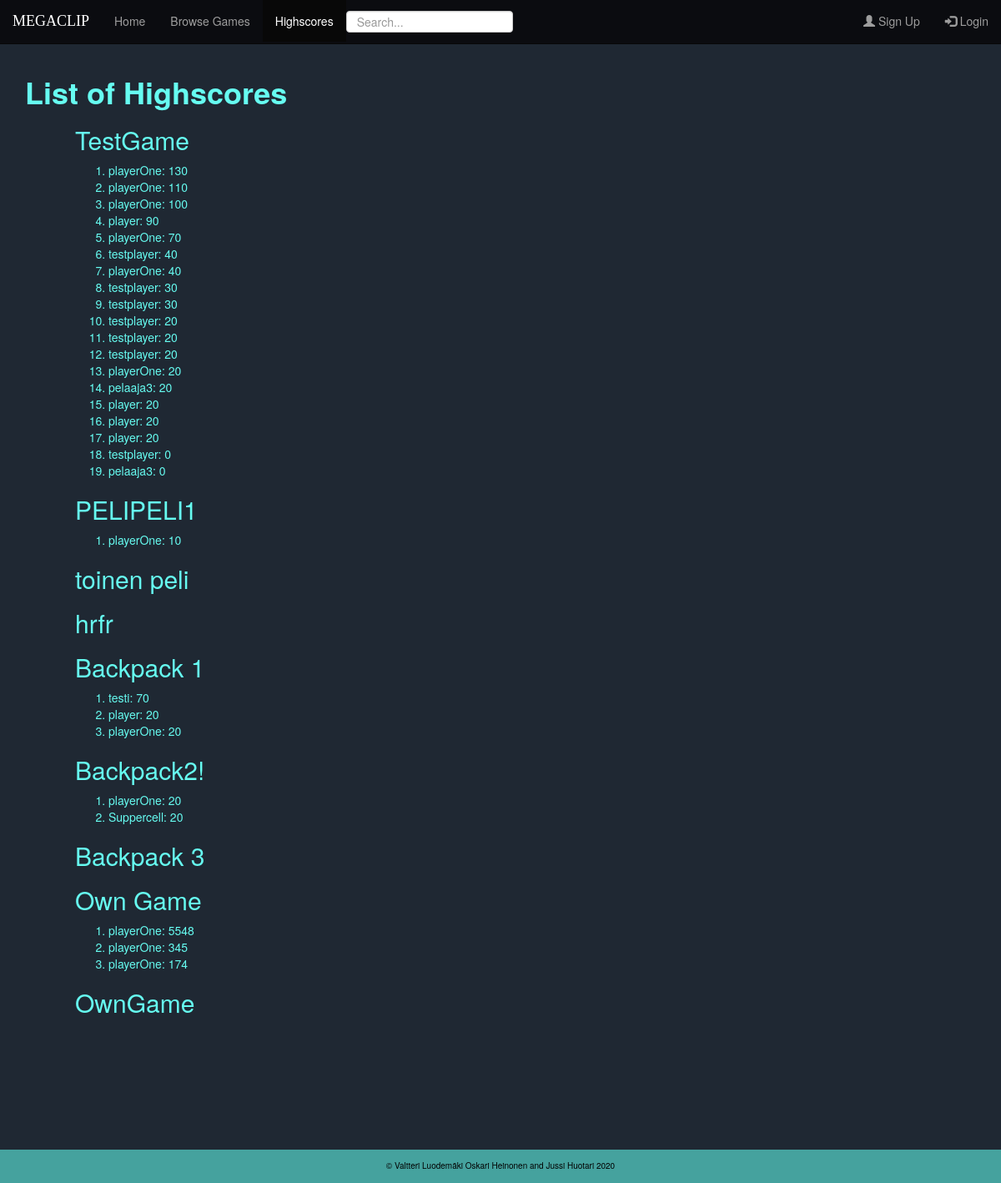
The app's page /highscores/, older data.
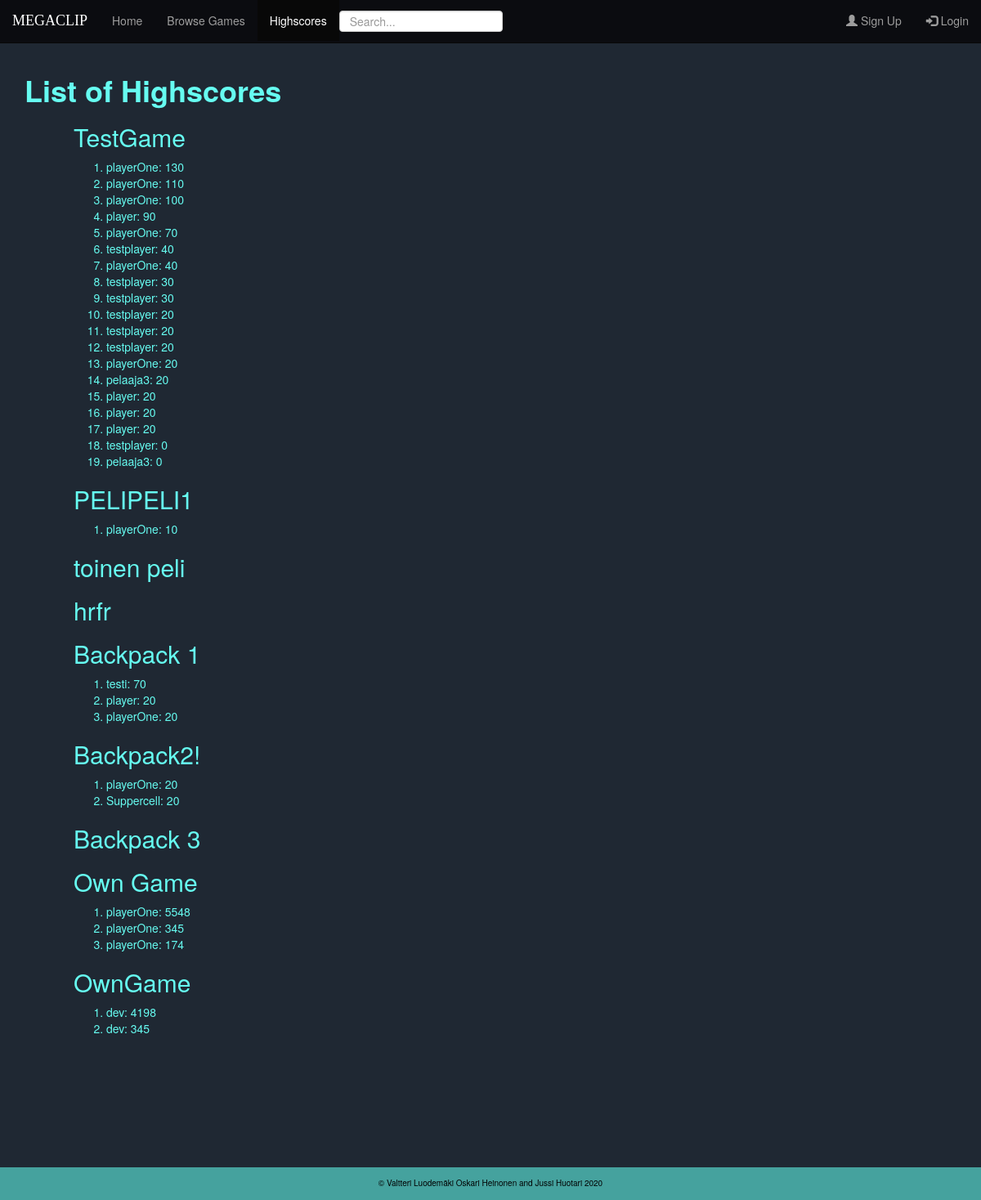
The same page, newer data.
### gamestore/models.py (models this page shows, shortened)
class Game(models.Model):
    name = models.CharField(max_length=255, primary_key=True, unique=True)
    url = models.URLField(max_length=255)
    price = models.DecimalField(max_digits=20, decimal_places=2)
    developer = models.ForeignKey('users.CustomUser', on_delete=models.CASCADE, null=True)

class Highscore(models.Model):
    id = models.AutoField(primary_key=True)
    game = models.ForeignKey(Game, on_delete=models.CASCADE)
    player = models.ForeignKey('users.CustomUser', on_delete=models.CASCADE)
    score = models.IntegerField()
    def __str__(self):
        return self.player.username + ": " + str(self.score)

### users/models.py (models this page shows, shortened)
class CustomUser(AbstractUser):
    usertype = models.CharField(max_length=10,default="['player']")
    games = models.ManyToManyField('gamestore.Game')
    test = models.CharField(max_length=10, choices=usertypes)

### gamestore/views.py (the view)
# urls.py: path('highscores/',HighscoreListView.as_view(),name='highscores' ), #domain/highscores = list of all highscores
class HighscoreListView(ListView):
    model = Highscore
    template_name = 'gamestore/highscores.html'
    context_object_name = 'highscores'
    def get_context_data(self, **kwargs):
        context = super(HighscoreListView, self).get_context_data(**kwargs)
        context.update({
            'games': Game.objects.all(),
            'highscore_page' : 'active'
        })
        return context
    def get_queryset(self):
        return Highscore.objects.order_by('-score')

### gamestore/templates/gamestore/highscores.html (shortened to what this page needs)
{% extends 'base.html' %}
{% block content %}
  <h1><strong>List of Highscores </strong></h1>
  <div class="cont-2">
  {% for game in games %}
    <h2>{{ game.name }}</h2>
    <ol>
      {% for score in highscores %}
        {% if score.game == game %}
          <li>
            {{ score }}
          </li>
        {% endif %}
      {% endfor %}
    </ol>
  {% endfor %}
  </div>
{% endblock %}

Row changes from the older to the newer data that the page shows:
added Highscore: player+score "dev: 4198", shown under Game "OwnGame"
added Highscore: player+score "dev: 345", shown under Game "OwnGame"
